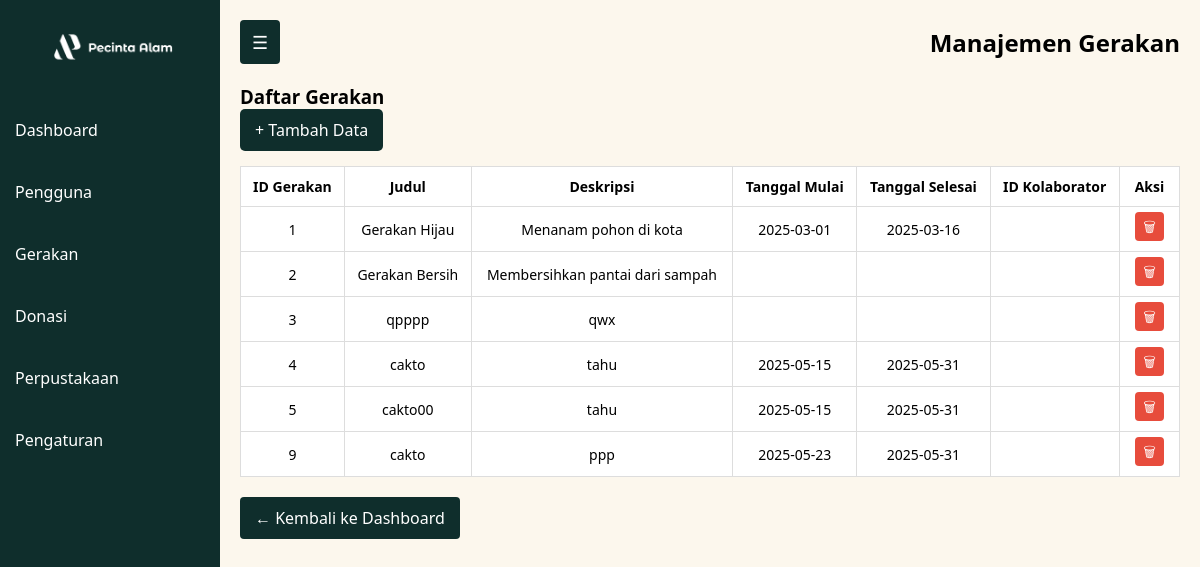
The page /dashboard/admin/gerakan.php (signed in) on the database its author committed.
### tables this page shows
CREATE TABLE `gerakan` (
  `id_gerakan` int(11) NOT NULL,
  `judul_gerakan` varchar(200) NOT NULL,
  `deskripsi` text DEFAULT NULL,
  `tanggal_mulai` date DEFAULT NULL,
  `tanggal_selesai` date DEFAULT NULL,
  `id_kolaborator` int(11) DEFAULT NULL,
  `lokasi` varchar(100) DEFAULT NULL
);

### dashboard/admin/gerakan.php (the view, shortened to what this page needs)
<?php
include '../../config/db.php';
$sql = "SELECT * FROM gerakan";
$result = $conn->query($sql);
?>
<!DOCTYPE html>
<html lang="id">
<head>
  <link rel="stylesheet" href="../../assets/css/pengguna.css">
</head>
<body>
  <div class="container">
    <aside id="sidebar">
      <div class="logo">
        <img width="80%" src="../../assets/images/logo1.png" alt="Logo Komunitas Pecinta Alam">
      </div>
      <ul class="menu">
        <li><a href="dashboard.php">Dashboard</a></li>
        <li><a href="pengguna.php" class="active">Pengguna</a></li>
        <li><a href="gerakan.php">Gerakan</a></li>
        <li><a href="donasi.php">Donasi</a></li>
        <li><a href="perpustakaan.php">Perpustakaan</a></li>
        <li><a href="pengaturan.php">Pengaturan</a></li>
      </ul>
    </aside>
    <main>
      <header>
        <button id="toggleBtn">☰</button>
        <h2>Manajemen Gerakan</h2>
      </header>
      <section class="content">
        <h3>Daftar Gerakan</h3>
        <a href="proses/tambah_gerakan.php" class="add-btn">+ Tambah Data</a>
        <table>
          <thead>
            <tr>
              <th>ID Gerakan</th>
              <th>Judul</th>
              <th>Deskripsi</th>
              <th>Tanggal Mulai</th>
              <th>Tanggal Selesai</th>
              <th>ID Kolaborator</th>
              <th>Aksi</th>
            </tr>
          </thead>
          <tbody>
            <?php while ($row = $result->fetch_assoc()): ?>
              <tr>
                <td><?= htmlspecialchars($row['id_gerakan']) ?></td>
                <td><?= htmlspecialchars($row['judul_gerakan']) ?></td>
                <td><?= htmlspecialchars($row['deskripsi']) ?></td>
                <td><?= htmlspecialchars($row['tanggal_mulai']) ?></td>
                <td><?= htmlspecialchars($row['tanggal_selesai']) ?></td>
                <td><?= htmlspecialchars($row['id_kolaborator']) ?></td>
                <td>
                  <a href="proses/delete_gerakan.php?id_gerakan=<?= $row['id_gerakan'] ?>" class="delete-btn" onclick="return confirm('Yakin ingin menghapus gerakan ini?')">🗑</a>
                </td>
              </tr>
            <?php endwhile; ?>
          </tbody>
        </table>
      </section>
      <a href="../../index.php" class="back-button">← Kembali ke Dashboard</a>
    </main>
  </div>
</body>
</html>

### assets/css/pengguna.css (style rules this page uses)
* { box-sizing: border-box; margin: 0; padding: 0; font-family: 'Segoe UI', sans-serif; }
body, html { height: 100%; background-color: #f4f4f4; }
.container { display: flex; height: 100vh; }
aside { width: 220px; background-color: rgb(15, 46, 44); color: white; transition: 0.3s ease; overflow: hidden; }
.logo { padding: 20px; font-size: 20px; font-weight: bold; text-align: center; }
.menu { list-style: none; padding: 0; }
.menu li a { cursor: pointer; text-decoration: none; color: white; display: block; padding: 20px 15px; }
main { flex: 1; padding: 20px; overflow-y: auto; background-color: #FCF7ED; }
header { display: flex; justify-content: space-between; align-items: center; }
#toggleBtn { background-color: rgb(15, 46, 44); color: white; border: none; padding: 10px 12px; font-size: 18px; cursor: pointer; border-radius: 4px; }
.content { margin-top: 20px; }
.add-btn { background-color: rgb(15, 46, 44); color: white; padding: 10px 15px; text-decoration: none; border-radius: 5px; display: inline-block; margin-bottom: 15px; }
table { width: 100%; border-collapse: collapse; background-color: white; }
table th, table td { border: 1px solid #ddd; padding: 10px; text-align: center; font-size: 14px; }
.edit-btn, .delete-btn, .reset-btn { margin: 0 4px; padding: 5px 8px; text-decoration: none; border-radius: 4px; color: white; font-size: 14px; }
.delete-btn { background-color: #e74c3c; }
.back-button { margin-top: 20px; display: inline-block; background-color: rgb(15, 46, 44); color: white; padding: 10px 15px; text-decoration: none; border-radius: 4px; transition: background 0.3s ease; }

### rows shown on the page
gerakan: id_gerakan "1", judul_gerakan "Gerakan Hijau", deskripsi "Menanam pohon di kota", tanggal_mulai "2025-03-01", tanggal_selesai "2025-03-16"
gerakan: id_gerakan "2", judul_gerakan "Gerakan Bersih", deskripsi "Membersihkan pantai dari sampah"
gerakan: id_gerakan "3", judul_gerakan "qpppp", deskripsi "qwx"
gerakan: id_gerakan "4", judul_gerakan "cakto", deskripsi "tahu", tanggal_mulai "2025-05-15", tanggal_selesai "2025-05-31"
gerakan: id_gerakan "5", judul_gerakan "cakto00", deskripsi "tahu", tanggal_mulai "2025-05-15", tanggal_selesai "2025-05-31"
gerakan: id_gerakan "9", judul_gerakan "cakto", deskripsi "ppp", tanggal_mulai "2025-05-23", tanggal_selesai "2025-05-31"
